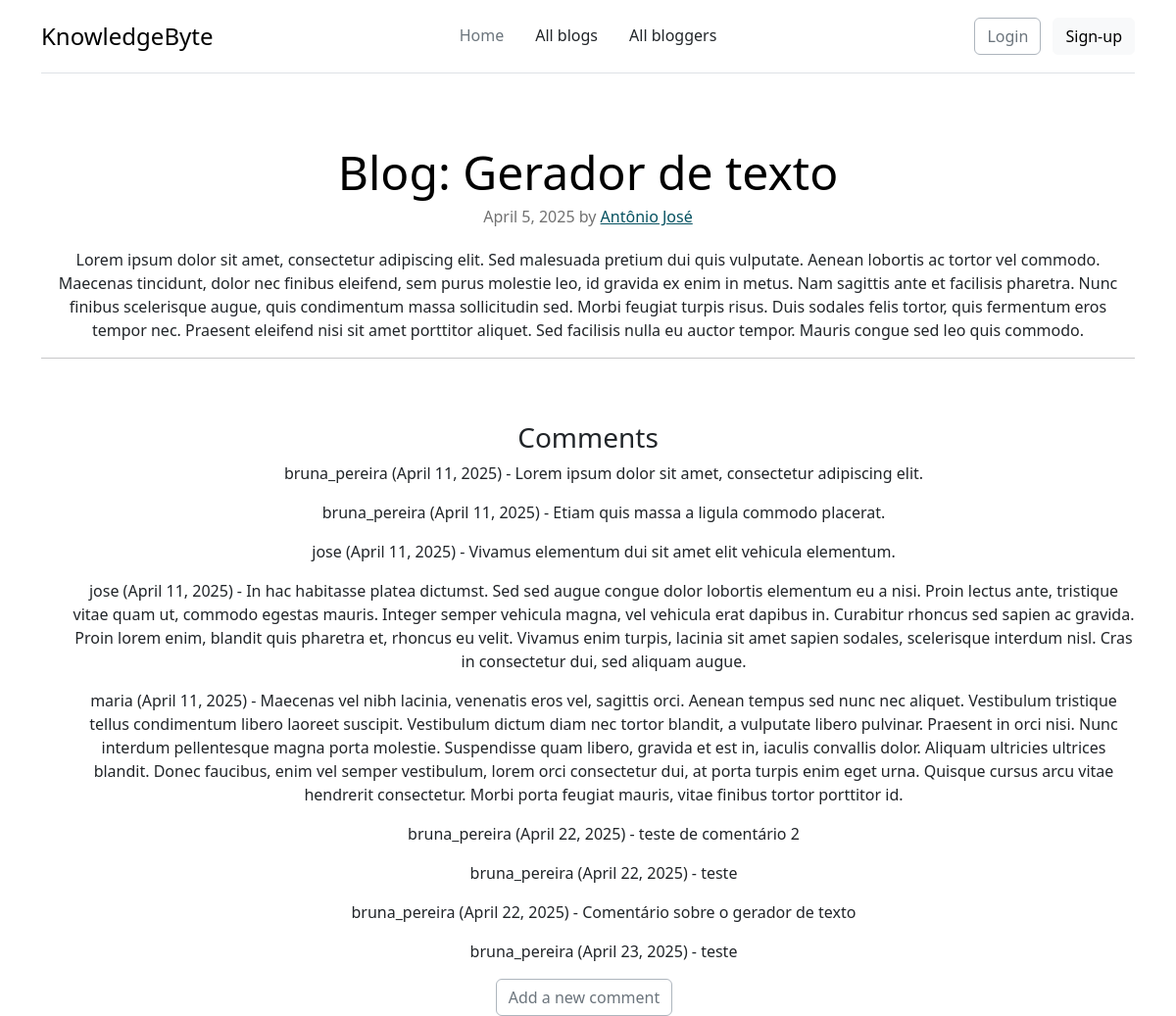
Page /blog/blog/1 on the committed database.
### blog/models.py (models this page shows, shortened)
class Blog(models.Model):
    title = models.CharField(max_length=200)
    blogger = models.ForeignKey('Blogger', on_delete=models.SET_NULL, null=True)
    description = models.TextField(max_length=1000, help_text='Enter a description of the post')
    date_of_post = models.DateField(null=True, blank=True)

class Blogger(models.Model):
    first_name = models.CharField(max_length=100)
    last_name = models.CharField(max_length=100)
    bio = models.TextField(max_length=1000, help_text='Enter a bio of the blogger')
    user = models.ForeignKey(get_user_model(),on_delete=models.SET_NULL, null=True)
    class Meta:
        ordering = ['first_name','last_name']
    def __str__(self):
        return f'{self.first_name} {self.last_name}'

class Comment(models.Model):
    description = models.TextField(max_length=1000, help_text='Enter a comment about the post')
    blog = models.ForeignKey('Blog', on_delete=models.SET_NULL, null=True)
    user = models.ForeignKey(get_user_model(),on_delete=models.SET_NULL, null=True)
    date = models.DateField(null=True, blank=True)

### blog/views.py (the view)
# urls.py: path('blog/<int:pk>', views.BlogDetailView.as_view(), name='blog-detail'),
class BlogDetailView(generic.DetailView):
    model = Blog

### blog/templates/blog/blog_detail.html (shortened to what this page needs)
{% extends "base_generic.html" %}
{% block content %}
  <br>
    <article class="blog-post">
      <h2 class="display-5 link-body-emphasis mb-1">Blog: {{ blog.title }}</h2>
      <p class="blog-post-meta">{{ blog.date_of_post }} by <a class="text-info-emphasis"  href="{% url 'blogger-detail' blog.blogger.id %}">{{blog.blogger}}</a></p>
      <p>{{ blog.description }}</p>
      <hr>
    </article>
<h3>Comments</h3>
    <ul>
      {% for item in blog.comment_set.all %}
      <li class="list-group-item"><p> {{item.user}} ({{item.date}}) - {{item.description}} </p></li>
      {% endfor %}
    </ul>
    <button type="button" class="btn btn-outline-secondary border-dark-subtle me-2">
      <a class="page-link" href="{% url 'new-comment-blog' blog.id %}">Add a new comment</a>
    </button>
{% endblock %}

### blog/static/css/styles.css (style rules this page uses)
body { min-height: 100vh; min-height: -webkit-fill-available; }
html { height: -webkit-fill-available; }
h1, h2, h3, h4, h5, h6 { font-family: var(--bs-body-font-family); }
.blog-post { margin-bottom: 4rem; }
.blog-post-meta { margin-bottom: 1.25rem; color: #727272; }

### rows in the picture
Blog: title "Gerador de texto", date_of_post "April 5, 2025", blogger "Antônio José", description "Lorem ipsum dolor sit amet, consectetur adipiscing elit. Sed malesuada pretium dui quis vulputate. Aenean lobortis ac tortor vel commodo. Maecenas tincidunt, dolor nec finibus eleifend, sem purus molestie leo, id gravida ex enim in metus. Nam sagittis ante et facilisis pharetra. Nunc finibus scelerisque augue, quis condimentum massa sollicitudin sed. Morbi feugiat turpis risus. Duis sodales felis tortor, quis fermentum eros tempor nec. Praesent eleifend nisi sit amet porttitor aliquet. Sed facilisis nulla eu auctor tempor. Mauris congue sed leo quis commodo."
Comment: user "bruna_pereira", date "April 11, 2025", description "Lorem ipsum dolor sit amet, consectetur adipiscing elit."
Comment: user "bruna_pereira", date "April 11, 2025", description "Etiam quis massa a ligula commodo placerat."
Comment: user "jose", date "April 11, 2025", description "Vivamus elementum dui sit amet elit vehicula elementum."
Comment: user "jose", date "April 11, 2025", description "In hac habitasse platea dictumst. Sed sed augue congue dolor lobortis elementum eu a nisi. Proin lectus ante, tristique vitae quam ut, commodo egestas mauris. Integer semper vehicula magna, vel vehicula erat dapibus in. Curabitur rhoncus sed sapien ac gravida. Proin lorem enim, blandit quis pharetra et, rhoncus eu velit. Vivamus enim turpis, lacinia sit amet sapien sodales, scelerisque interdum nisl. Cras in consectetur dui, sed aliquam augue."
Comment: user "maria", date "April 11, 2025", description "Maecenas vel nibh lacinia, venenatis eros vel, sagittis orci. Aenean tempus sed nunc nec aliquet. Vestibulum tristique tellus condimentum libero laoreet suscipit. Vestibulum dictum diam nec tortor blandit, a vulputate libero pulvinar. Praesent in orci nisi. Nunc interdum pellentesque magna porta molestie. Suspendisse quam libero, gravida et est in, iaculis convallis dolor. Aliquam ultricies ultrices blandit. Donec faucibus, enim vel semper vestibulum, lorem orci consectetur dui, at porta turpis enim eget urna. Quisque cursus arcu vitae hendrerit consectetur. Morbi porta feugiat mauris, vitae finibus tortor porttitor id."
Comment: user "bruna_pereira", date "April 22, 2025", description "teste de comentário 2"
Comment: user "bruna_pereira", date "April 22, 2025", description "teste"
Comment: user "bruna_pereira", date "April 22, 2025", description "Comentário sobre o gerador de texto"
Comment: user "bruna_pereira", date "April 23, 2025", description "teste"
